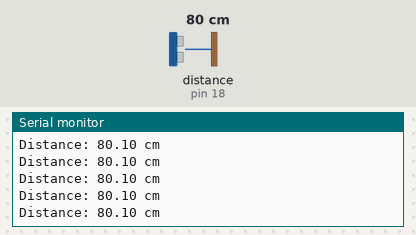
Recording of a sketch running on a simulated Arduino Uno, built with avr-gcc and run on an emulated ATmega328P. On the bench: the last lines printed to the serial monitor. Wiring (inferred from the names in the program): ultrasonic range finder: trigger pin 19; echo pin 18. Inputs (shaded band) come from the test bench; at power-on: distance to the obstacle (sensor on pin 18) 80 cm. The echo pulse lasts 58.3 µs per cm.

Above: at 1.2 s.
1.3 s: distance to the obstacle (sensor on pin 18) set to 299 cm
At 1.62 s:
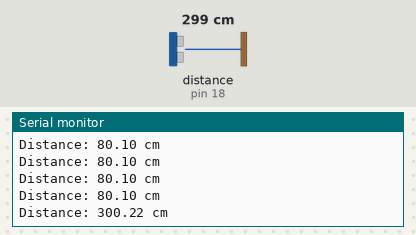
4.3 s: distance to the obstacle (sensor on pin 18) set to 2 cm
At 4.46 s:
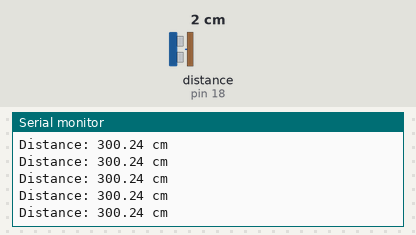
Timing chart, 0 to 7.3 s (numbered marks = the images above; inputs shaded):
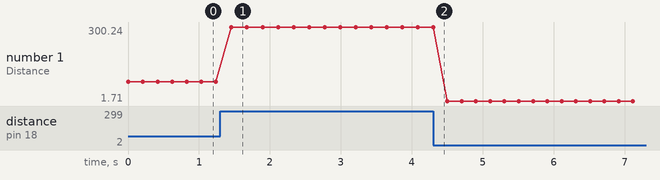

Measured:
- after the input at 1.3 s, the serial monitor: prints a new line after 0.16 s (image 1)
- plotted number 1: 80.1 → 300.24 after the input at 1.3 s, 300.24 → 1.71 after the input at 4.3 s

The sketch:

Ultrasonic_Sensor.ino
```cpp
#define Trig 19
#define Echo 18


void setup() {
  Serial.begin(115200);
  pinMode(Trig, OUTPUT);
  pinMode(Echo, INPUT);
}


float checkDistance() {
  digitalWrite(Trig, LOW);
  delayMicroseconds(2);
  digitalWrite(Trig, HIGH);
  delayMicroseconds(10);
  digitalWrite(Trig, LOW);


  float duration = pulseIn(Echo, HIGH);
  float distance = duration / 58.0;
  return distance;
}


void loop() {
  float d = checkDistance();
  Serial.print("Distance: ");
  Serial.print(d);
  Serial.println(" cm");
  delay(200);
}
```
